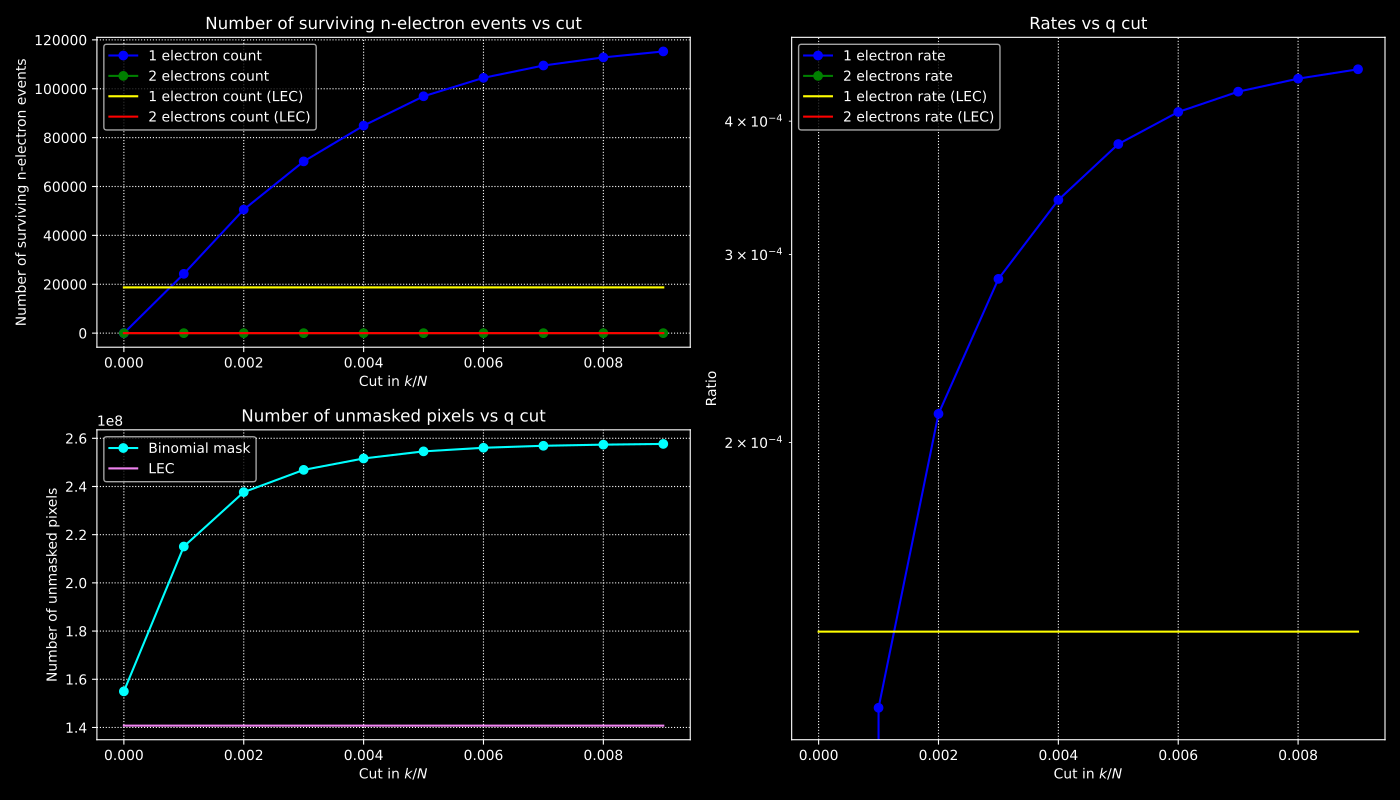

The Python source for this figure:
import matplotlib.pyplot as plt
import numpy as np
import matplotlib.gridspec as gridspec
from scipy.stats import chi2
plt.style.use('dark_background')

def upperLimit(obs_number_input):
    CL = 0.9
    p_on_the_left = 1-CL
    degrees_of_freedom = 2* (obs_number_input+1)

    # Calculate the x = double of mu
    x = chi2.ppf(1 - p_on_the_left, degrees_of_freedom)
    mu_output = x / 2
    #return mu_output
    return obs_number_input 

# Load all data
filenames = [
    ("../cxx/txts/more_survElec.txt",    "../cxx/txts/LEC_survElec.txt", 'Number of unmasked n-electron events vs q cut', "Number of unmasked n-electron events"),
    ("../cxx/txts/more_survPix.txt",     "../cxx/txts/LEC_survPix.txt",  "Number of unmasked pixels vs q cut",            "Number of unmasked pixels"),
    ("../cxx/txts/more_rates.txt",       "../cxx/txts/LEC_rates.txt",    "Rates vs q cut",                                 "n-Electron rate")
]

data = []
for f, fLEC, _, _ in filenames: data.append((np.loadtxt(f), np.loadtxt(fLEC)))

# Setup the layout
fig = plt.figure(figsize=(14, 8))
gs = gridspec.GridSpec(2, 2, width_ratios=[1, 1], height_ratios=[1, 1])
ax0 = fig.add_subplot(gs[0, 0])  # Top left
ax1 = fig.add_subplot(gs[1, 0])  # Bottom left
ax2 = fig.add_subplot(gs[:, 1])  # Right (spans both rows)

# Plot 1: survElec
x, y1, y2    = data[0][0][:, 0], data[0][0][:, 1], data[0][0][:, 2]
y1LEC, y2LEC = data[0][1][:, 1], data[0][1][:, 2]

y1_UL    = np.array([upperLimit(val) for val in y1])
y2_UL    = np.array([upperLimit(val) for val in y2])
y1LEC_UL = np.array([upperLimit(val) for val in y1LEC])
y2LEC_UL = np.array([upperLimit(val) for val in y2LEC])

#for val in y2: print(val/upperLimit(val))

ax0.plot(x, y1_UL,   "-o", label="1 electron count", color="blue")
ax0.plot(x, y2_UL,   "-o", label="2 electrons count", color="green")
ax0.plot(x, y1LEC_UL, "-", label="1 electron count (LEC)", color="yellow")
ax0.plot(x, y2LEC_UL, "-", label="2 electrons count (LEC)", color="red")
#ax0.set_title("Upper limit on number of surviving n-electron events vs cut")
ax0.set_title("Number of surviving n-electron events vs cut")
ax0.set_xlabel('Cut in $k/N$')
#ax0.set_ylabel("Upper limit on number of surviving n-electron events")
ax0.set_ylabel("Number of surviving n-electron events")
ax0.grid(True, linestyle=':')
ax0.legend()

# Plot 2: survPix
x_pix, y1_pix = data[1][0][:, 0], data[1][0][:, 1]
y1LEC_pix = data[1][1][:, 1]
ax1.plot(x_pix, y1_pix, "-o", label="Binomial mask", color="cyan")
ax1.plot(x_pix, y1LEC_pix, "-", label="LEC", color="violet")
ax1.set_title(filenames[1][2])
#ax1.set_xlabel('Cut in $q=-2\\ln(\\lambda)$')
ax1.set_xlabel('Cut in $k/N$')
ax1.set_ylabel(filenames[1][3])
ax1.grid(True, linestyle=':')
ax1.legend()

# Plot 3: rates (computed as survElec / survPix)
# Avoid division by zero with np.where or masking
rates1 = np.divide(y1, y1_pix, out=np.zeros_like(y1), where=y1_pix != 0)
rates2 = np.divide(y2, y1_pix, out=np.zeros_like(y2), where=y1_pix != 0)
rates1LEC = np.divide(y1LEC, y1LEC_pix, out=np.zeros_like(y1LEC), where=y1LEC_pix != 0)
rates2LEC = np.divide(y2LEC, y1LEC_pix, out=np.zeros_like(y2LEC), where=y1LEC_pix != 0)

## Desired x value
#x_val = 15
#
## Find index of the given x
#idx = np.where(x == x_val)[0]
#
#if len(idx) > 0:
#    print(f"x = {x_val}")
#    print(f"rates1 = {rates1[idx[0]]}")
#    print(f"rates1LEC = {rates1LEC[idx[0]]}")
#    print(f"Rates ratio = {rates1[idx[0]]/rates1LEC[idx[0]]}")
#else:
#    print("x value not found in the array")

ax2.plot(x, rates1, "-o", label="1 electron rate", color="blue")
ax2.plot(x, rates2, "-o", label="2 electrons rate", color="green")
ax2.plot(x, rates1LEC, "-", label="1 electron rate (LEC)", color="yellow")
ax2.plot(x, rates2LEC, "-", label="2 electrons rate (LEC)", color="red")
ax2.set_title(filenames[2][2])
#ax2.set_xlabel('Cut in $q=-2\\ln(\\lambda)$')
ax2.set_xlabel('Cut in $k/N$')
ax2.set_ylabel("Ratio")
#ax2.set_xlim([0,30]) 
#ax2.set_xlim([10,60]) 
#ax2.set_ylim([0,0.01]) 
#ax2.set_ylim([0,0.015])
ax2.set_yscale('log')
ax2.grid(True, linestyle=':')
ax2.legend()

pdfName = "rates.pdf"

plt.tight_layout()
#plt.savefig("summary_plots.pdf")
#print("Generated summary_plots.pdf")
plt.savefig(pdfName)
print(f"Generated {pdfName}")
